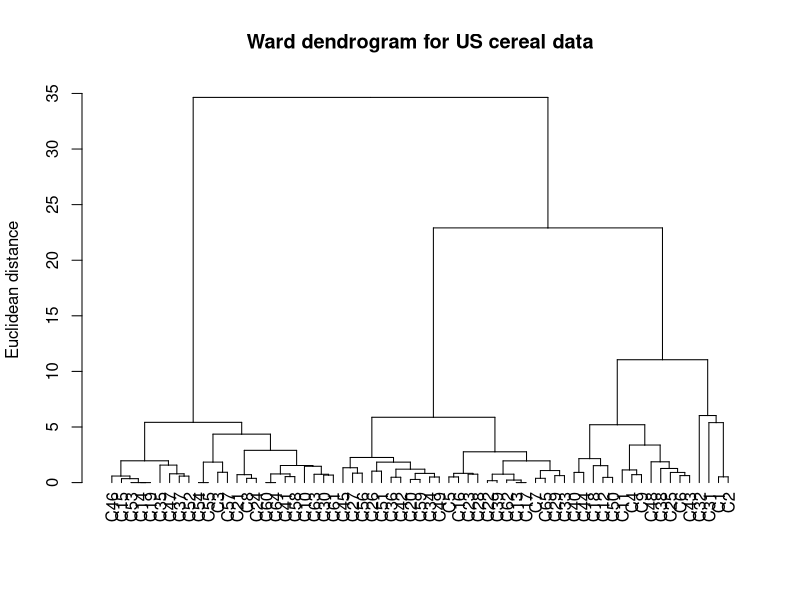
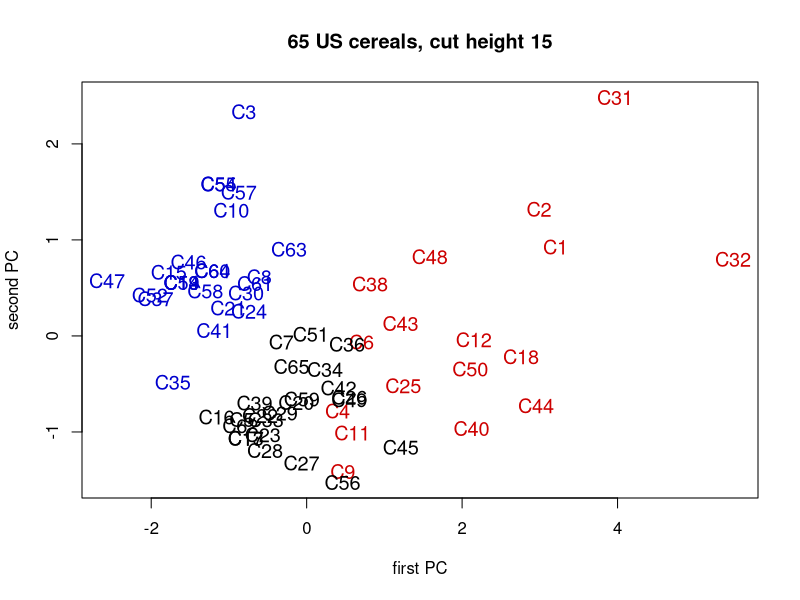

Write R code to recreate these figures, in order.
# clear variables and close windows
rm(list=ls(all=TRUE))
graphics.off()

#install.packages("MASS")
library(MASS)

cereal = matrix(c(UScereal$calories, UScereal$protein ,UScereal$fat,
           UScereal$sugars), nrow = length(UScereal$calories), ncol = 4)
rownames(cereal) = paste("C",1:65, sep="")
colnames(cereal) = c("calories", "protein", "fat", "sugars")

sc_cereal = scale(cereal)
D         = dist(sc_cereal, method="euclidean")
hc        = hclust(D,"ward")

plot(as.dendrogram(hc),xlab="",sub="",ylab="Euclidean distance",
     main = "Ward dendrogram for US cereal data")

pr             = prcomp(sc_cereal)
prx            = t(t(pr$x[,1:2])*(sign(pr$x[1,1:2])))
cut            = cutree(hc, h = 15)
merg           = matrix(c(prx, as.matrix(cut)), nrow = 65, ncol = 3)
rownames(merg) = rownames(prx)
merg           = merg[sort.list(merg[,3]),]
merg1          = merg[1:17,1:2]
merg2          = merg[18:41,1:2]
merg3          = merg[42:65,1:2]

dev.new()
plot(prx,type="n",xlab="first PC",ylab="second PC", 
     main="65 US cereals, cut height 15")
text(merg1[,1],merg1[,2],rownames(merg1),cex=1.2, col="red3")
text(merg2[,1],merg2[,2],rownames(merg2),cex=1.2, col="blue3")
text(merg3[,1],merg3[,2],rownames(merg3),cex=1.2, col="black")
